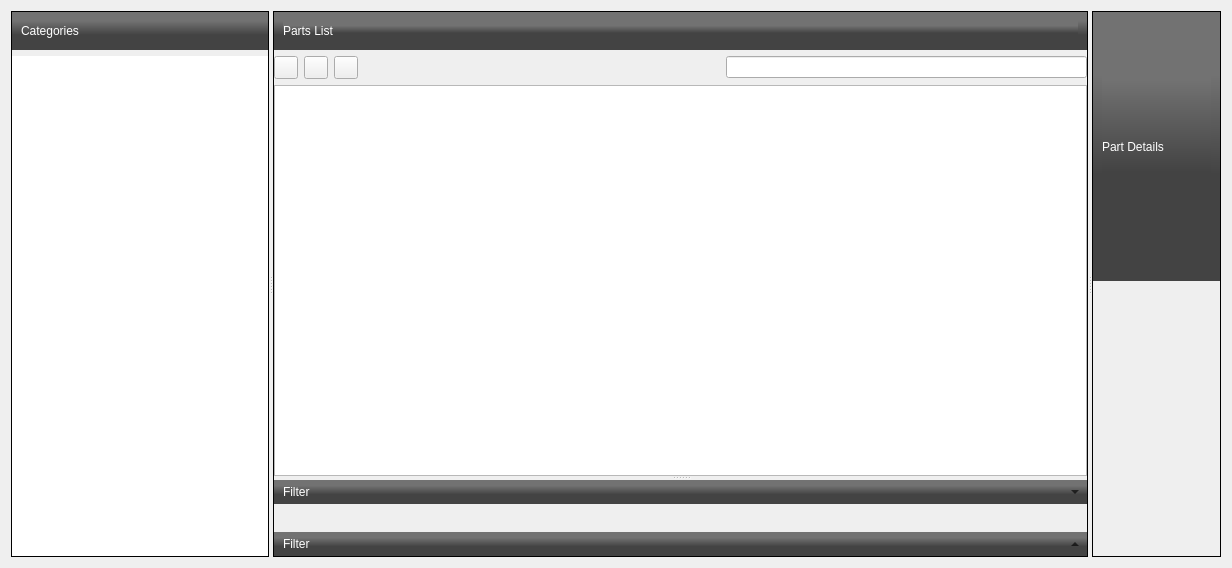
<?xml version="1.0" encoding="UTF-8"?>
<ui version="4.0">
 <class>PartManagerForm</class>
 <widget class="QWidget" name="PartManagerForm">
  <property name="geometry">
   <rect>
    <x>0</x>
    <y>0</y>
    <width>1232</width>
    <height>568</height>
   </rect>
  </property>
  <property name="windowTitle">
   <string>Form</string>
  </property>
  <layout class="QVBoxLayout" name="verticalLayout_8">
   <item>
    <widget class="QSplitter" name="splitter_2">
     <property name="orientation">
      <enum>Qt::Horizontal</enum>
     </property>
     <widget class="QFrame" name="categoriesFrame">
      <property name="frameShape">
       <enum>QFrame::Box</enum>
      </property>
      <property name="frameShadow">
       <enum>QFrame::Plain</enum>
      </property>
      <layout class="QVBoxLayout" name="verticalLayout">
       <property name="leftMargin">
        <number>0</number>
       </property>
       <property name="topMargin">
        <number>0</number>
       </property>
       <property name="rightMargin">
        <number>0</number>
       </property>
       <property name="bottomMargin">
        <number>0</number>
       </property>
       <item>
        <widget class="QWidget" name="widget" native="true">
         <property name="sizePolicy">
          <sizepolicy hsizetype="Preferred" vsizetype="Minimum">
           <horstretch>0</horstretch>
           <verstretch>0</verstretch>
          </sizepolicy>
         </property>
         <property name="styleSheet">
          <string notr="true">QWidget#widget {background-color:qlineargradient(spread:pad, x1:0.5, y1:0.8, x2:0.5, y2:0, stop:0.248619 rgba(67, 67, 67, 255), stop:0.707182 rgba(114, 114, 114, 255));}</string>
         </property>
         <layout class="QHBoxLayout" name="horizontalLayout">
          <item>
           <widget class="QLabel" name="treeViewLabel">
            <property name="minimumSize">
             <size>
              <width>0</width>
              <height>20</height>
             </size>
            </property>
            <property name="styleSheet">
             <string notr="true">color: rgb(255, 255, 255);</string>
            </property>
            <property name="text">
             <string>Categories</string>
            </property>
            <property name="margin">
             <number>0</number>
            </property>
           </widget>
          </item>
         </layout>
        </widget>
       </item>
       <item>
        <layout class="QHBoxLayout" name="horizontalLayout_2"/>
       </item>
       <item>
        <widget class="QTreeView" name="mainTreeView">
         <property name="contextMenuPolicy">
          <enum>Qt::CustomContextMenu</enum>
         </property>
         <property name="frameShape">
          <enum>QFrame::NoFrame</enum>
         </property>
         <property name="showDropIndicator" stdset="0">
          <bool>true</bool>
         </property>
         <property name="dragEnabled">
          <bool>true</bool>
         </property>
         <property name="dragDropMode">
          <enum>QAbstractItemView::InternalMove</enum>
         </property>
         <property name="autoExpandDelay">
          <number>750</number>
         </property>
         <property name="animated">
          <bool>true</bool>
         </property>
         <attribute name="headerVisible">
          <bool>false</bool>
         </attribute>
        </widget>
       </item>
      </layout>
     </widget>
     <widget class="QFrame" name="partsFrame">
      <property name="sizePolicy">
       <sizepolicy hsizetype="Expanding" vsizetype="Preferred">
        <horstretch>2</horstretch>
        <verstretch>0</verstretch>
       </sizepolicy>
      </property>
      <property name="frameShape">
       <enum>QFrame::Box</enum>
      </property>
      <property name="frameShadow">
       <enum>QFrame::Plain</enum>
      </property>
      <layout class="QVBoxLayout" name="verticalLayout_6">
       <property name="spacing">
        <number>0</number>
       </property>
       <property name="leftMargin">
        <number>0</number>
       </property>
       <property name="topMargin">
        <number>0</number>
       </property>
       <property name="rightMargin">
        <number>0</number>
       </property>
       <property name="bottomMargin">
        <number>0</number>
       </property>
       <item>
        <widget class="QSplitter" name="filterSplitter">
         <property name="orientation">
          <enum>Qt::Vertical</enum>
         </property>
         <widget class="QWidget" name="layoutWidget">
          <layout class="QVBoxLayout" name="verticalLayout_2">
           <item>
            <widget class="QWidget" name="widget_2" native="true">
             <property name="autoFillBackground">
              <bool>false</bool>
             </property>
             <property name="styleSheet">
              <string notr="true">background-color:qlineargradient(spread:pad, x1:0.5, y1:0.8, x2:0.5, y2:0, stop:0.248619 rgba(67, 67, 67, 255), stop:0.707182 rgba(114, 114, 114, 255));</string>
             </property>
             <layout class="QHBoxLayout" name="horizontalLayout_3">
              <item>
               <widget class="QLabel" name="label_2">
                <property name="minimumSize">
                 <size>
                  <width>0</width>
                  <height>20</height>
                 </size>
                </property>
                <property name="styleSheet">
                 <string notr="true">color: rgb(255, 255, 255);</string>
                </property>
                <property name="text">
                 <string>Parts List</string>
                </property>
               </widget>
              </item>
             </layout>
            </widget>
           </item>
           <item>
            <layout class="QHBoxLayout" name="horizontalLayout_5">
             <item>
              <widget class="QToolButton" name="addPartToolButton">
               <property name="toolButtonStyle">
                <enum>Qt::ToolButtonFollowStyle</enum>
               </property>
              </widget>
             </item>
             <item>
              <widget class="QToolButton" name="deletePartToolButton">
               <property name="toolButtonStyle">
                <enum>Qt::ToolButtonFollowStyle</enum>
               </property>
              </widget>
             </item>
             <item>
              <widget class="QToolButton" name="duplicatePartButton">
               <property name="popupMode">
                <enum>QToolButton::DelayedPopup</enum>
               </property>
               <property name="toolButtonStyle">
                <enum>Qt::ToolButtonFollowStyle</enum>
               </property>
               <property name="autoRaise">
                <bool>false</bool>
               </property>
               <property name="arrowType">
                <enum>Qt::NoArrow</enum>
               </property>
              </widget>
             </item>
             <item>
              <spacer name="horizontalSpacer_5">
               <property name="orientation">
                <enum>Qt::Horizontal</enum>
               </property>
               <property name="sizeHint" stdset="0">
                <size>
                 <width>40</width>
                 <height>20</height>
                </size>
               </property>
              </spacer>
             </item>
             <item>
              <widget class="QSearchLineEdit" name="textSearchLineEdit"/>
             </item>
            </layout>
           </item>
           <item>
            <widget class="PartsTableView" name="partsTableView"/>
           </item>
          </layout>
         </widget>
         <widget class="QWidget" name="widget_4" native="true">
          <layout class="QVBoxLayout" name="verticalLayout_4">
           <property name="leftMargin">
            <number>0</number>
           </property>
           <property name="topMargin">
            <number>0</number>
           </property>
           <property name="rightMargin">
            <number>0</number>
           </property>
           <property name="bottomMargin">
            <number>0</number>
           </property>
           <item>
            <widget class="QWidget" name="filterHeader" native="true">
             <property name="autoFillBackground">
              <bool>false</bool>
             </property>
             <property name="styleSheet">
              <string notr="true">background-color:qlineargradient(spread:pad, x1:0.5, y1:0.8, x2:0.5, y2:0, stop:0.248619 rgba(67, 67, 67, 255), stop:0.707182 rgba(114, 114, 114, 255));</string>
             </property>
             <layout class="QHBoxLayout" name="horizontalLayout_6">
              <property name="leftMargin">
               <number>9</number>
              </property>
              <property name="topMargin">
               <number>0</number>
              </property>
              <property name="rightMargin">
               <number>0</number>
              </property>
              <property name="bottomMargin">
               <number>0</number>
              </property>
              <item>
               <widget class="QLabel" name="label_4">
                <property name="minimumSize">
                 <size>
                  <width>0</width>
                  <height>20</height>
                 </size>
                </property>
                <property name="styleSheet">
                 <string notr="true">color: rgb(255, 255, 255);</string>
                </property>
                <property name="text">
                 <string>Filter</string>
                </property>
               </widget>
              </item>
              <item>
               <spacer name="horizontalSpacer_6">
                <property name="orientation">
                 <enum>Qt::Horizontal</enum>
                </property>
                <property name="sizeHint" stdset="0">
                 <size>
                  <width>139</width>
                  <height>20</height>
                 </size>
                </property>
               </spacer>
              </item>
              <item>
               <widget class="QToolButton" name="colapseFilterPanelButton">
                <property name="minimumSize">
                 <size>
                  <width>24</width>
                  <height>24</height>
                 </size>
                </property>
                <property name="styleSheet">
                 <string notr="true">QToolButton {
	border:none;		
}

QToolButton:hover {
    border:none;
	background-color: rgba(160, 160, 160, 80);
}

QToolButton:pressed {
	border:none;
	background-color: rgba(50, 50, 50, 50);
}

</string>
                </property>
                <property name="text">
                 <string>...</string>
                </property>
                <property name="toolButtonStyle">
                 <enum>Qt::ToolButtonIconOnly</enum>
                </property>
                <property name="arrowType">
                 <enum>Qt::DownArrow</enum>
                </property>
               </widget>
              </item>
             </layout>
            </widget>
           </item>
           <item>
            <widget class="PartsFilterForm" name="filterForm" native="true"/>
           </item>
          </layout>
         </widget>
        </widget>
       </item>
       <item>
        <widget class="QWidget" name="filterHeader_2" native="true">
         <property name="autoFillBackground">
          <bool>false</bool>
         </property>
         <property name="styleSheet">
          <string notr="true">background-color:qlineargradient(spread:pad, x1:0.5, y1:0.8, x2:0.5, y2:0, stop:0.248619 rgba(67, 67, 67, 255), stop:0.707182 rgba(114, 114, 114, 255));</string>
         </property>
         <layout class="QHBoxLayout" name="horizontalLayout_8">
          <property name="leftMargin">
           <number>9</number>
          </property>
          <property name="topMargin">
           <number>0</number>
          </property>
          <property name="rightMargin">
           <number>0</number>
          </property>
          <property name="bottomMargin">
           <number>0</number>
          </property>
          <item>
           <widget class="QLabel" name="label_8">
            <property name="minimumSize">
             <size>
              <width>0</width>
              <height>20</height>
             </size>
            </property>
            <property name="styleSheet">
             <string notr="true">color: rgb(255, 255, 255);</string>
            </property>
            <property name="text">
             <string>Filter</string>
            </property>
           </widget>
          </item>
          <item>
           <spacer name="horizontalSpacer_7">
            <property name="orientation">
             <enum>Qt::Horizontal</enum>
            </property>
            <property name="sizeHint" stdset="0">
             <size>
              <width>139</width>
              <height>20</height>
             </size>
            </property>
           </spacer>
          </item>
          <item>
           <widget class="QToolButton" name="expandFilterPanelButton">
            <property name="minimumSize">
             <size>
              <width>24</width>
              <height>24</height>
             </size>
            </property>
            <property name="styleSheet">
             <string notr="true">QToolButton {
	border:none;		
}

QToolButton:hover {
    border:none;
	background-color: rgba(160, 160, 160, 80);
}

QToolButton:pressed {
	border:none;
	background-color: rgba(50, 50, 50, 50);
}

</string>
            </property>
            <property name="text">
             <string>...</string>
            </property>
            <property name="toolButtonStyle">
             <enum>Qt::ToolButtonIconOnly</enum>
            </property>
            <property name="arrowType">
             <enum>Qt::UpArrow</enum>
            </property>
           </widget>
          </item>
         </layout>
        </widget>
       </item>
      </layout>
     </widget>
     <widget class="QFrame" name="partDetailsframe">
      <property name="sizePolicy">
       <sizepolicy hsizetype="Preferred" vsizetype="Preferred">
        <horstretch>1</horstretch>
        <verstretch>0</verstretch>
       </sizepolicy>
      </property>
      <property name="frameShape">
       <enum>QFrame::Box</enum>
      </property>
      <property name="frameShadow">
       <enum>QFrame::Plain</enum>
      </property>
      <layout class="QVBoxLayout" name="verticalLayout_3">
       <property name="leftMargin">
        <number>0</number>
       </property>
       <property name="topMargin">
        <number>0</number>
       </property>
       <property name="rightMargin">
        <number>0</number>
       </property>
       <property name="bottomMargin">
        <number>0</number>
       </property>
       <item>
        <widget class="QWidget" name="widget_3" native="true">
         <property name="autoFillBackground">
          <bool>false</bool>
         </property>
         <property name="styleSheet">
          <string notr="true">background-color:qlineargradient(spread:pad, x1:0.5, y1:0.8, x2:0.5, y2:0, stop:0.248619 rgba(67, 67, 67, 255), stop:0.707182 rgba(114, 114, 114, 255));</string>
         </property>
         <layout class="QHBoxLayout" name="horizontalLayout_4">
          <item>
           <widget class="QLabel" name="label_3">
            <property name="minimumSize">
             <size>
              <width>0</width>
              <height>20</height>
             </size>
            </property>
            <property name="styleSheet">
             <string notr="true">color: rgb(255, 255, 255);</string>
            </property>
            <property name="text">
             <string>Part Details</string>
            </property>
           </widget>
          </item>
         </layout>
        </widget>
       </item>
       <item>
        <widget class="PartDetailsView" name="partDetailsView" native="true"/>
       </item>
      </layout>
     </widget>
    </widget>
   </item>
  </layout>
  <action name="actionAddCategory">
   <property name="icon">
    <iconset resource="resources.qrc">
     <normaloff>:/icons/folder_add</normaloff>:/icons/folder_add</iconset>
   </property>
   <property name="text">
    <string>Add Category</string>
   </property>
  </action>
  <action name="actionDeleteCategory">
   <property name="enabled">
    <bool>false</bool>
   </property>
   <property name="icon">
    <iconset resource="resources.qrc">
     <normaloff>:/icons/folder_delete</normaloff>:/icons/folder_delete</iconset>
   </property>
   <property name="text">
    <string>Delete Category</string>
   </property>
  </action>
  <action name="actionEditCategory">
   <property name="enabled">
    <bool>false</bool>
   </property>
   <property name="icon">
    <iconset resource="resources.qrc">
     <normaloff>:/icons/folder_edit</normaloff>:/icons/folder_edit</iconset>
   </property>
   <property name="text">
    <string>Edit Category</string>
   </property>
  </action>
  <action name="actionAddPart">
   <property name="icon">
    <iconset resource="resources.qrc">
     <normaloff>:/icons/images/plugin_add.png</normaloff>:/icons/images/plugin_add.png</iconset>
   </property>
   <property name="text">
    <string>Add Part</string>
   </property>
   <property name="toolTip">
    <string>Adds a new part to your database</string>
   </property>
  </action>
  <action name="actionDeletePart">
   <property name="icon">
    <iconset resource="resources.qrc">
     <normaloff>:/icons/images/plugin_delete.png</normaloff>:/icons/images/plugin_delete.png</iconset>
   </property>
   <property name="text">
    <string>Delete Part</string>
   </property>
   <property name="toolTip">
    <string>Deletes the selected part</string>
   </property>
  </action>
  <action name="actionDuplicatePart">
   <property name="icon">
    <iconset resource="resources.qrc">
     <normaloff>:/icons/images/shape_square_add.png</normaloff>:/icons/images/shape_square_add.png</iconset>
   </property>
   <property name="text">
    <string>Duplicate</string>
   </property>
   <property name="toolTip">
    <string>Duplicate selected part</string>
   </property>
  </action>
 </widget>
 <customwidgets>
  <customwidget>
   <class>QSearchLineEdit</class>
   <extends>QLineEdit</extends>
   <header>widgets/qsearchlineedit.h</header>
  </customwidget>
  <customwidget>
   <class>PartsTableView</class>
   <extends>QTableView</extends>
   <header>widgets/partstableview.h</header>
  </customwidget>
  <customwidget>
   <class>PartDetailsView</class>
   <extends>QWidget</extends>
   <header>partdetailsview.h</header>
   <container>1</container>
  </customwidget>
  <customwidget>
   <class>PartsFilterForm</class>
   <extends>QWidget</extends>
   <header>partsfilterform.h</header>
   <container>1</container>
  </customwidget>
 </customwidgets>
 <resources>
  <include location="resources.qrc"/>
 </resources>
 <connections/>
</ui>
